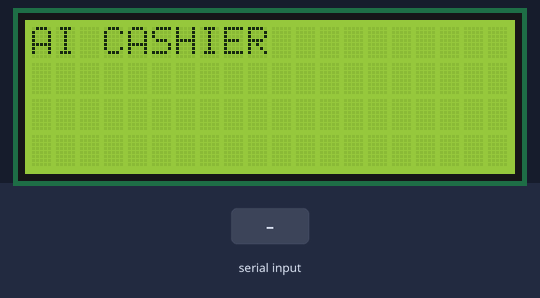
The sketch below on a simulated Arduino Uno, built with avr-gcc and run on an emulated ATmega328P. Shown: 20×4 character LCD. The inputs (shaded band) are chosen by the test bench.

Above: at 1.2 s.
1.3 s: "reset\n" received over Serial
At 4.1 s:
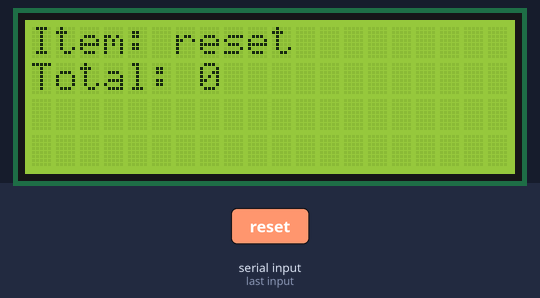
4.3 s: "90,45\n" received over Serial
At 7.6 s:
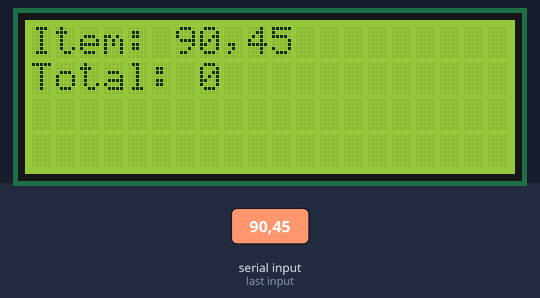
Timing chart, 0 to 9.1 s (numbered marks = the images above; inputs shaded):
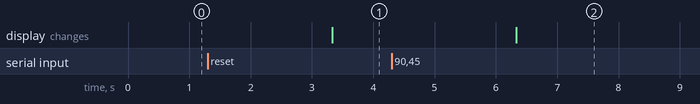

The sketch:

outputthedisplay.ino
```cpp
#include <String.h>
#include <Wire.h>
#include <hd44780.h>                       // main hd44780 header
#include <hd44780ioClass/hd44780_I2Cexp.h> // i2c expander i/o class header

hd44780_I2Cexp lcd;

const int LCD_COLS = 20;
const int LCD_ROWS = 4;

String InBytes;
String label;
String price;
int totalPrice;

void setup()
{
  Serial.begin(9600);
  int status;
  status = lcd.begin(LCD_COLS, LCD_ROWS);
  if(status) // non zero status means it was unsuccesful
  {
    hd44780::fatalError(status); // does not return
  }
  // initalization was successful, the backlight should be on now
  lcd.print("AI CASHIER");
}

void loop() {
  if(Serial.available()>0) {
    label = Serial.readStringUntil(' ');
    if(label != ""){
      price = Serial.readStringUntil('\n');
      if(price == "reset") {
        lcd.clear();
        lcd.setCursor(0, 0);
        lcd.print("Item: -");
        lcd.setCursor(0, 1);
        lcd.print("Total: 0"); // ending message can be changed
        totalPrice = 0;
      }
      else {
        totalPrice += price.toInt();
        lcd.clear();
        lcd.setCursor(0, 0);
        lcd.print("Item: " + label);
        lcd.setCursor(0, 1);
        lcd.print("Total: " + String(totalPrice));
      }
    }

  }
}
```

Measured:
- after the input at 1.3 s, the display: changes after 2.0 s (image 1)
- after the input at 4.3 s, the display: changes after 2.0 s (image 2)
